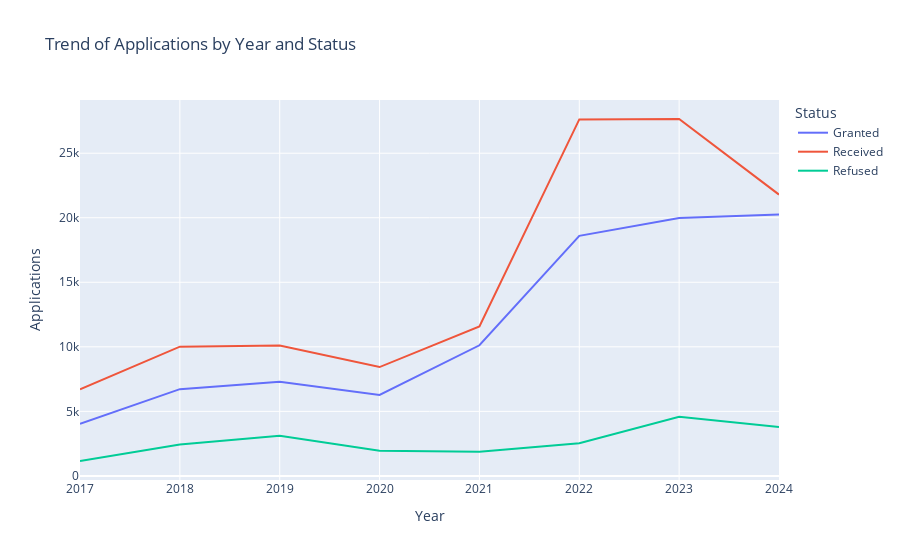

Notebook source saved alongside this figure:
### Markdown cell above
## Data Visualizations
The following visualizations help to explore the trends and patterns in the dataset.

### Code cell
# Line Chart for Trends
summary = melted_data.groupby(['Year', 'Status']).agg({'Applications': 'sum'}).reset_index()
fig = px.line(summary, x='Year', y='Applications', color='Status', title='Trend of Applications by Year and Status')
fig.show()

### Figure 1 — Plotly figure (JSON) as saved in the notebook; plotly's stock layout.template omitted (floating-point values rounded to 4 significant figures)
{"data": [{"hovertemplate": "Status=Granted<br>Year=%{x}<br>Applications=%{y}<extra></extra>", "legendgroup": "Granted", "line": {"color": "#636efa", "dash": "solid"}, "marker": {"symbol": "circle"}, "mode": "lines", "name": "Granted", "orientation": "v", "showlegend": true, "type": "scatter", "x": ["2017", "2018", "2019", "2020", "2021", "2022", "2023", "2024"], "xaxis": "x", "y": [4040, 6718, 7288, 6272, 10119, 18594, 19982, 20250], "yaxis": "y"}, {"hovertemplate": "Status=Received<br>Year=%{x}<br>Applications=%{y}<extra></extra>", "legendgroup": "Received", "line": {"color": "#EF553B", "dash": "solid"}, "marker": {"symbol": "circle"}, "mode": "lines", "name": "Received", "orientation": "v", "showlegend": true, "type": "scatter", "x": ["2017", "2018", "2019", "2020", "2021", "2022", "2023", "2024"], "xaxis": "x", "y": [6715, 10015, 10103, 8432, 11583, 27618, 27650, 21793], "yaxis": "y"}, {"hovertemplate": "Status=Refused<br>Year=%{x}<br>Applications=%{y}<extra></extra>", "legendgroup": "Refused", "line": {"color": "#00cc96", "dash": "solid"}, "marker": {"symbol": "circle"}, "mode": "lines", "name": "Refused", "orientation": "v", "showlegend": true, "type": "scatter", "x": ["2017", "2018", "2019", "2020", "2021", "2022", "2023", "2024"], "xaxis": "x", "y": [1154, 2436, 3112, 1947, 1869, 2533, 4582, 3795], "yaxis": "y"}], "layout": {"legend": {"title": {"text": "Status"}, "tracegroupgap": 0}, "title": {"text": "Trend of Applications by Year and Status"}, "xaxis": {"anchor": "y", "domain": [0, 1], "title": {"text": "Year"}}, "yaxis": {"anchor": "x", "domain": [0, 1], "title": {"text": "Applications"}}}}
